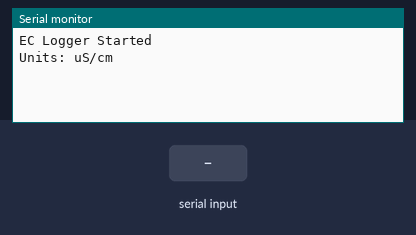
A sketch run on a simulated Arduino Mega 2560, built with avr-gcc and run on an emulated ATmega2560. On the bench: the last lines printed to the serial monitor. The inputs (shaded band) are chosen by the test bench.

Above: at 2.2 s.
2.3 s: "1\n" received over the second serial link
At 4.0 s:
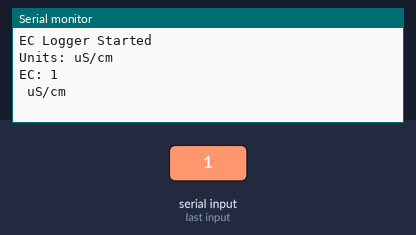
4.8 s: "0\n" received over the second serial link
At 6.2 s:
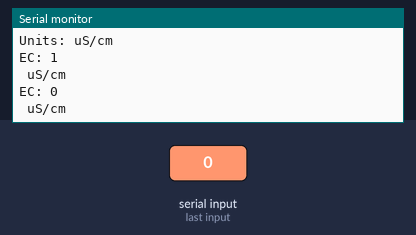
6.3 s: "2\n" received over the second serial link
At 8.3 s:
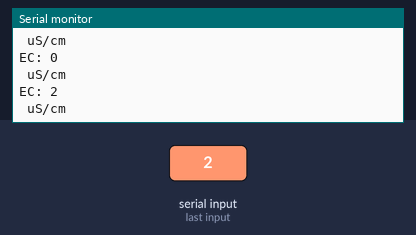

The sketch:

ec_test.ino
```cpp
void setup() {
  Serial.begin(9600);     // USB console
  Serial1.begin(9600);    // EZO-EC UART (RX1 / TX1)

  delay(1000);            // Allow EZO-EC to boot

  Serial.println("EC Logger Started");
  Serial.println("Units: uS/cm");
}

void loop() {
  // Read incoming EC data from EZO-EC
  if (Serial1.available()) {
    String ecReading = Serial1.readStringUntil('\r');

    // Basic validation
    if (ecReading.length() > 0 && isDigit(ecReading[0])) {
      Serial.print("EC: ");
      Serial.print(ecReading);
      Serial.println(" uS/cm");
    }
  }
}
```

Measured:
- after the input at 2.3 s, the serial monitor: prints a new line after 1.0 s (image 1)
- after the input at 4.8 s, the serial monitor: prints a new line after 1.0 s (image 2)
- after the input at 6.3 s, the serial monitor: prints a new line after 1.0 s (image 3)
